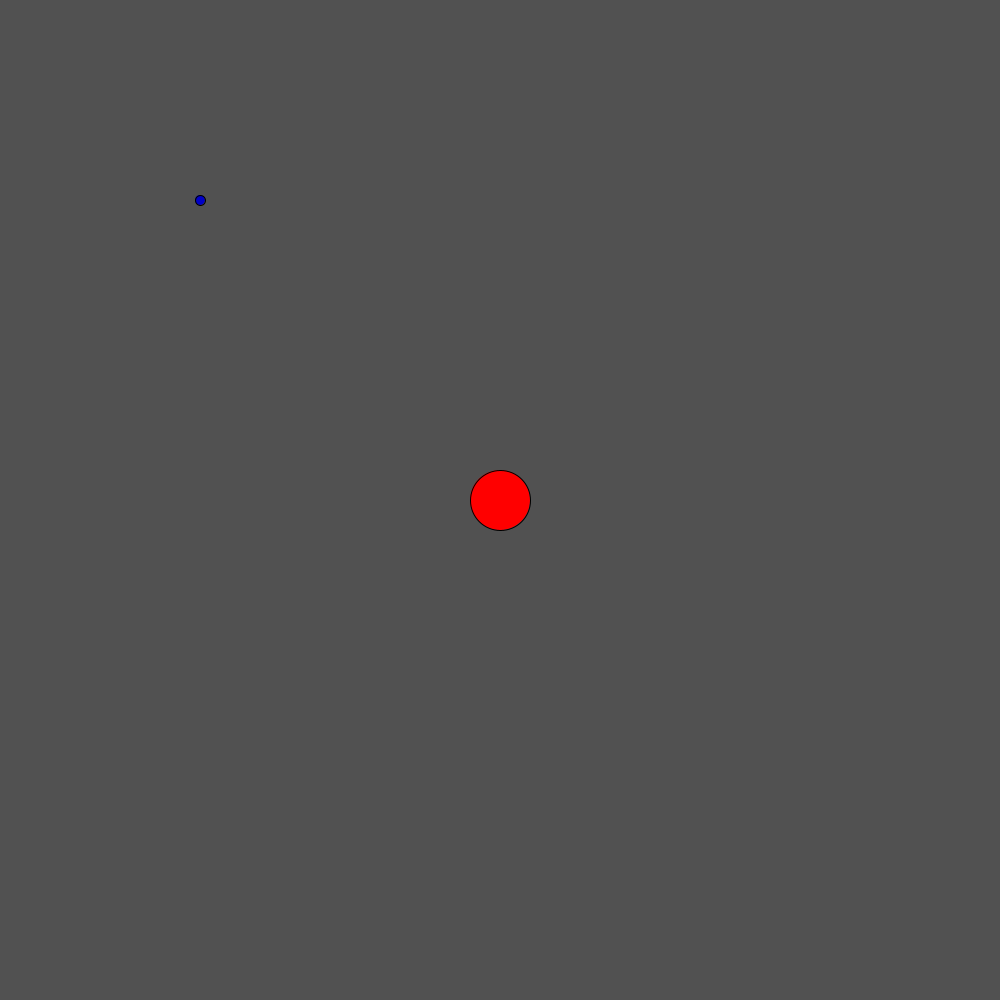
Frame 1 (no input)
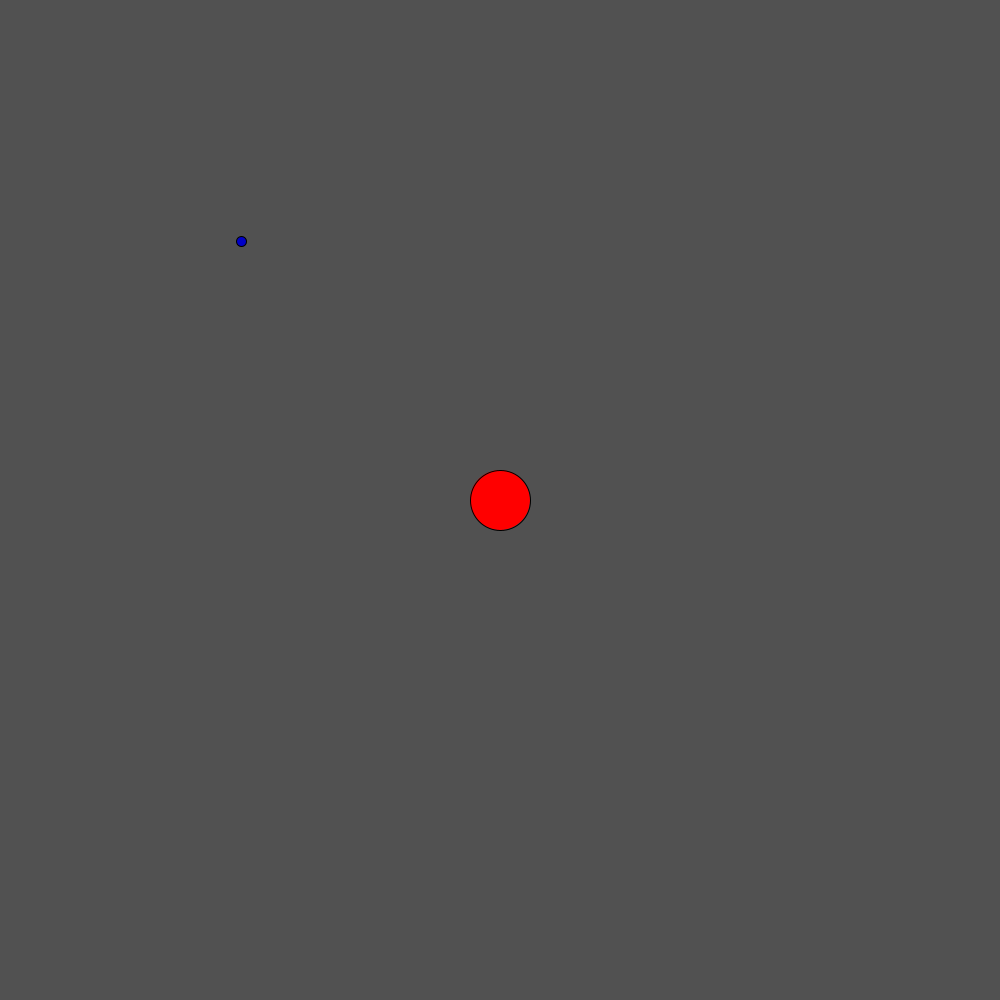
Frame 60 (the mouse pressed at the canvas centre just before this capture)
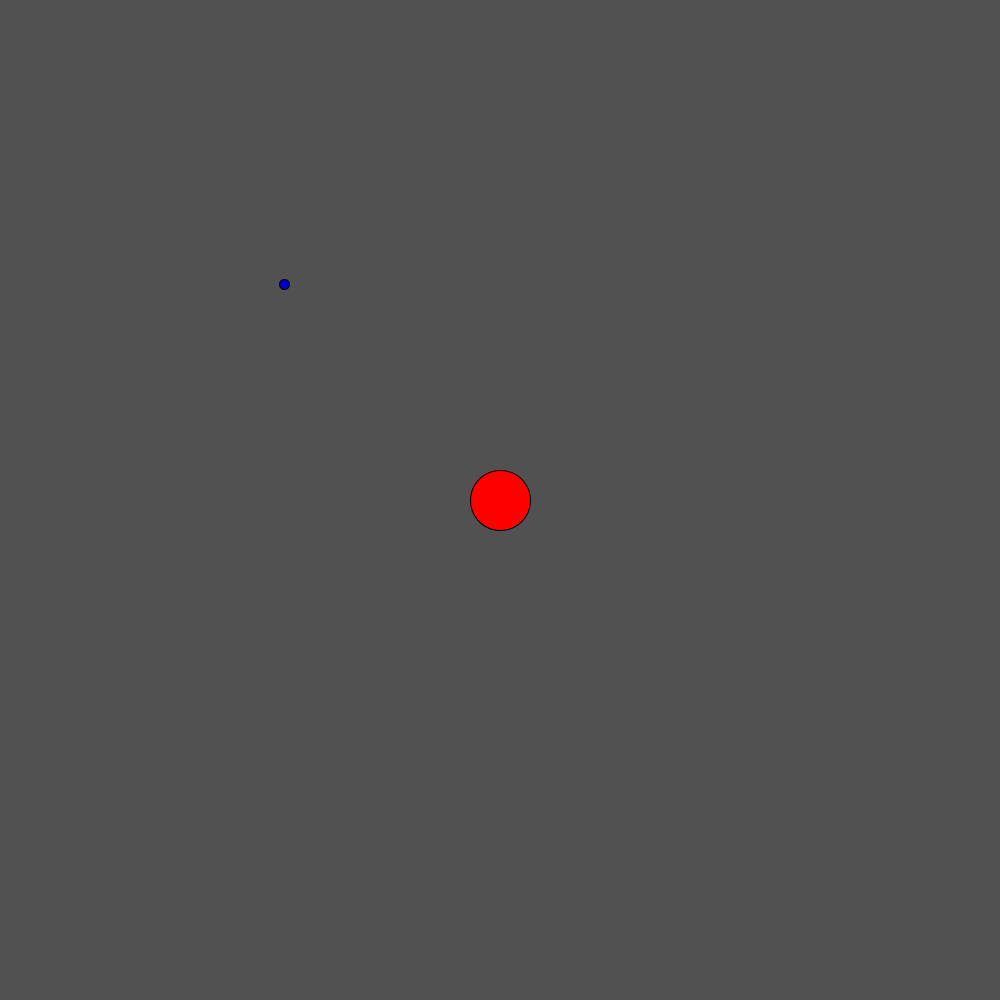
Frame 120 (the mouse held since frame 60 and released just before this capture)

The Processing sketch that drew these frames (run headless with seeded random() and noise(); from frame 60 on, the mouse is pressed at the canvas centre):

// Processing sketch: Main
// ── Main.pde
Corpse sun;
Corpse earth;
PVector fRot = new PVector(0,0); 
final float constSun = 1.989 * pow(10, 30);
final float constEarth = 5.972 * pow(10, 24);
final float constLune = 7.3477 * pow(10, 22);

void setup(){
  size(1000,1000);
  sun = new Corpse(width/2,height/2,30,constSun,null);
  earth = new Corpse(200,200,5,constEarth,sun);
}


void draw(){
  frameRate(60);
  background(81);
  sun.addColor(255,0,0,255);
  sun.render();
  sun.update();
  earth.applyForce(fRot);
  earth.addColor(0,0,200,255);
  earth.render();
  earth.update();
  
  println(earth.calculateTheta());
}
// ── Corpse.pde
public class Corpse{
  final float G = 6.67 * pow(10, -11);
  PVector pos;
  PVector vel = new PVector(0,0);
  PVector acc = new PVector(0,0);
  float mass;
  float radius;
  Corpse parent;
  color c = color(255,255,255,255);
  
  public Corpse(float x,float y,float radius,float mass,Corpse parent){
    pos = new PVector(x,y);
    this.mass = mass;
    this.radius = radius;
    this.parent = parent;
  }
  
  public void update(){
    if(this.parent != null){
      float dist = dist(this.pos.x,this.pos.y,this.parent.pos.x,this.parent.pos.y);
      float dx = dist(this.pos.x,this.pos.y,this.parent.pos.x,this.pos.y);
      float dy = dist(this.parent.pos.x,this.pos.y,this.parent.pos.x,this.parent.pos.y); 
      vel = new PVector(dx/dist,dy/dist);
    }else{
      vel = new PVector(0,0);
    }
    vel.add(acc);
    pos.add(vel);
    
  }
  
  public float calculateTheta(){
    float dx = dist(this.pos.x,this.pos.y,this.parent.pos.x,this.pos.y);
    float dy = dist(this.parent.pos.x,this.pos.y,this.parent.pos.x,this.parent.pos.y);
    return degrees(atan(dy/dx));
  }
  
  public void applyForce(PVector force){
    acc.add(force);
  }
  
  public void render(){
    fill(this.c);
    ellipse(pos.x,pos.y,this.radius*2,this.radius*2);
  }
  
  public void addColor(int r,int g,int b, int a){
    this.c = color(r,g,b,a);
  }
  
  public float getAttraction(){
    float dist = dist(this.pos.x,this.pos.y,this.parent.pos.x,this.parent.pos.y);
    return this.G * ((this.mass * parent.mass)/pow(dist, 2));
  }
  
  public float getMass(){return this.mass;}
  public void setMass(float mass){this.mass = mass;}
}
// ── Star.pde
public class Star{
  
  
}
